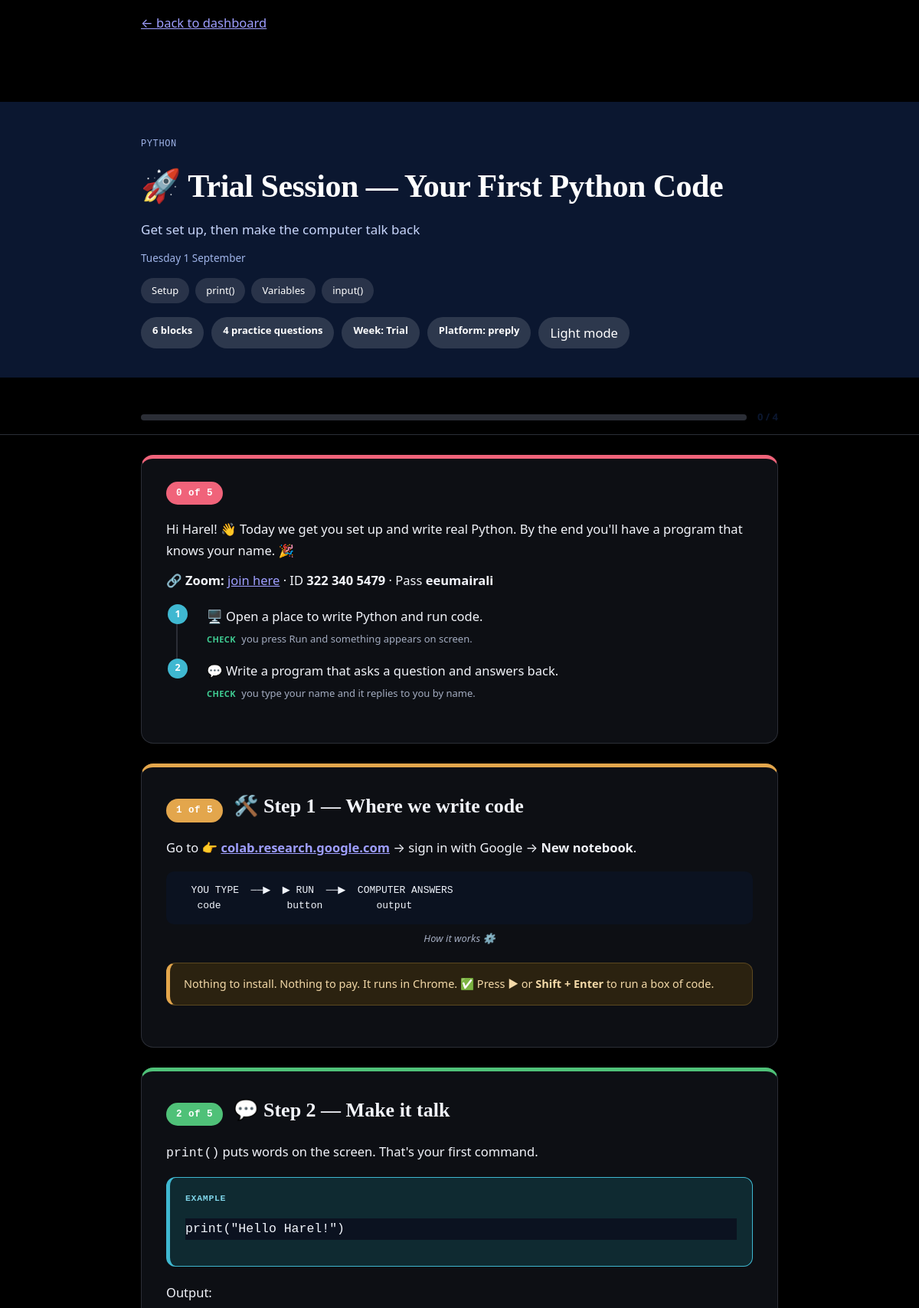
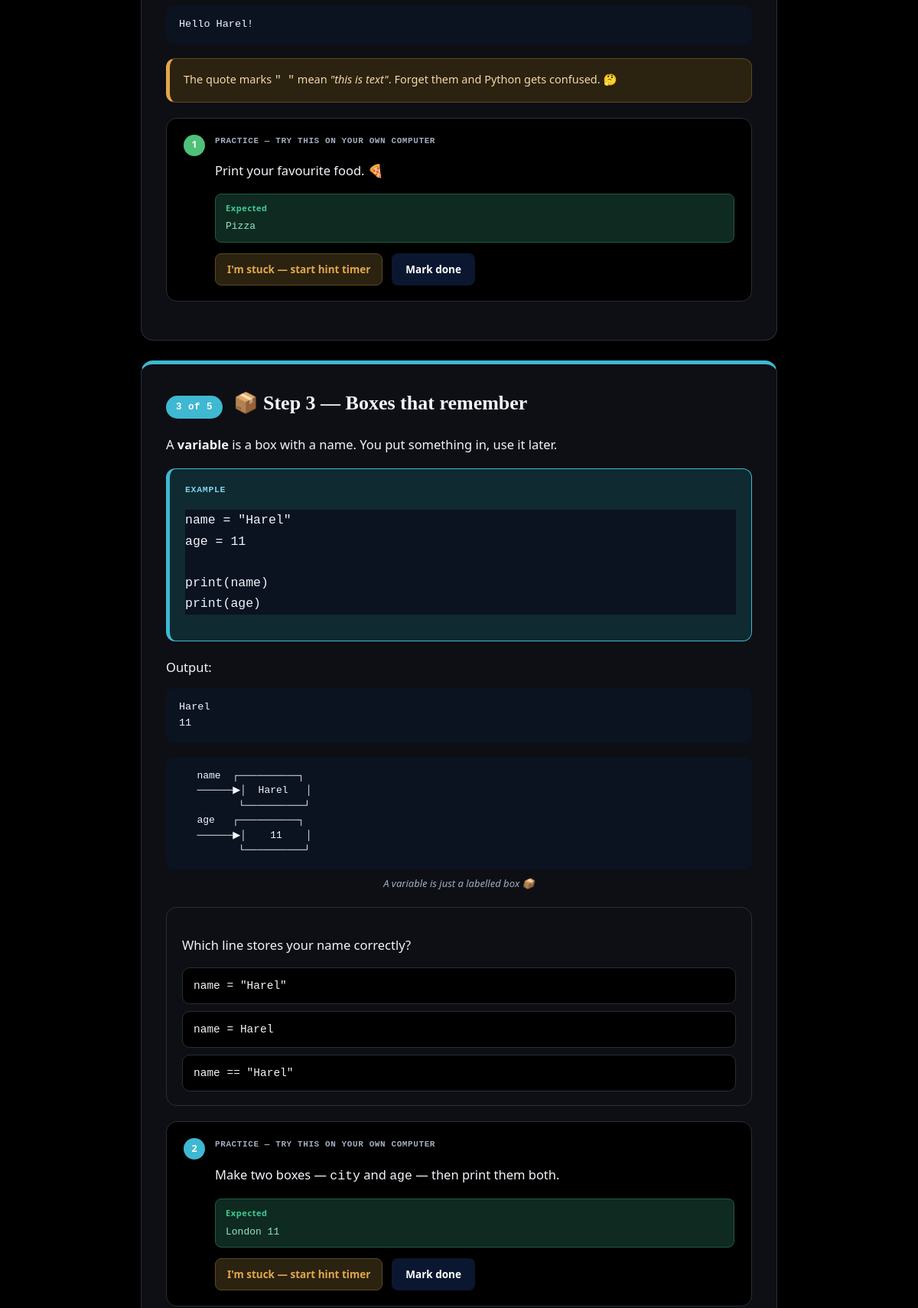
/lesson/16/ (signed in, upper part), run on the app's committed database (2 pictures, top to bottom).
### learning/models.py (models this page shows, shortened)
class Lesson(models.Model):
    course = models.ForeignKey(Course, on_delete=models.CASCADE, related_name="lessons", null=True, blank=True)
    student = models.ForeignKey(
        settings.AUTH_USER_MODEL, on_delete=models.CASCADE, related_name="personal_lessons",
        null=True, blank=True, help_text="Set for a dated document written for one student.",
    )
    date = models.DateField(null=True, blank=True, help_text="Orders this on the student's timeline.")
    order = models.PositiveIntegerField(default=1, help_text="Position in the course (shared curriculum lessons only).")
    title = models.CharField(max_length=140)
    subtitle = models.CharField(max_length=255, blank=True)
    description = models.TextField(blank=True, help_text="What the student will do this session. (Legacy field — new lessons use markdown_source.)")
    markdown_source = models.TextField(blank=True, help_text="The lesson document. See skills/FORMAT_SPEC.md.")
    meta = models.JSONField(default=dict, blank=True, help_text="Unknown front-matter keys, rendered as header pills.")
    hint_seconds_default = models.PositiveIntegerField(default=20)
    is_published = models.BooleanField(default=True, help_text="Locked (unticked) lessons are invisible to the student.")
    class Meta:
        ordering = ["-date", "order", "id"]
    @property
    def is_document(self):
        return bool(self.markdown_source)

### learning/views.py (the view, shortened to what this page needs)
# urls.py: path("lesson/<int:lesson_id>/", views.lesson_detail, name="lesson_detail"),
@login_required
def lesson_detail(request, lesson_id):
    lesson = get_accessible_lesson(request.user, lesson_id)
    if lesson.is_document:
        parsed = parse_lesson(lesson.markdown_source)
        context = _document_context(parsed, lesson=lesson, can_edit=(request.user.id == lesson.student_id))
        context["locked"] = not lesson.is_published
        return render(request, "learning/lesson_document_detail.html", context)

### learning/lesson_markdown.py (called while the page is built)
def render_markdown(text: str) -> str:
    text = text.strip("\n")
    return md.markdown(text, extensions=MD_EXTENSIONS) if text.strip() else ""

def parse_attrs(attr_str: str) -> dict:
    attrs = {}
    for m in re.finditer(r'(\w+)=("([^"]*)"|\'([^\']*)\'|(\S+))', attr_str):
        key = m.group(1)
        val = m.group(3) if m.group(3) is not None else (m.group(4) if m.group(4) is not None else m.group(5))
        attrs[key] = val
    return attrs

def parse_body(text: str, practices: list, quizzes: list, warnings: list) -> list:
    nodes = []
    for kind, name, attrs, content in split_fences(text):
        if kind == "text":
            html_out = render_markdown(content)
            if html_out.strip():
                nodes.append(Prose(html_out))
        else:
            node = build_block(name, attrs, content, practices, quizzes, warnings)
            if node is not None:
                nodes.append(node)
    return nodes

def split_keyword_sections(text: str) -> dict:
    sections: dict = {None: []}
    current = None
    for line in text.split("\n"):
        m = KEYWORD_RE.match(line.strip())
        if m:
            current = m.group(1)
            sections.setdefault(current, [])
            continue
        sections.setdefault(current, []).append(line)
    return {k: "\n".join(v) for k, v in sections.items()}

def render_inline(text: str) -> str:
    html_out = render_markdown(text)
    if html_out.startswith("<p>") and html_out.endswith("</p>"):
        html_out = html_out[3:-4]
    return html_out

def split_label_feedback(text: str) -> tuple[str, str]:
    m = DASH_SPLIT_RE.search(text)
    if not m:
        return text.strip(), ""
    return text[:m.start()].strip(), text[m.end():].strip()

def build_figure(attrs: dict, content: str) -> Figure:
    return Figure(caption=attrs.get("caption", ""), art=content.strip("\n"))

def build_push(attrs: dict, content: str) -> Push:
    return Push(title=attrs.get("title", ""), html=render_markdown(content))

def build_checklist(content: str) -> Checklist:
    items = []
    for raw in content.split("\n"):
        line = raw.strip()
        if line.startswith("- "):
            items.append(line[2:].strip())
        elif line.startswith("-"):
            items.append(line[1:].strip())
    return Checklist(items)

### templates/learning/lesson_document_detail.html (shortened to what this page needs)
{% load static %}<!doctype html>
<html lang="en">
<head>
<link rel="stylesheet" href="{% static 'css/lesson-theme.css' %}">
</head>
<body class="lesson-doc">
<div class="wrap" style="padding-top:16px">
  <a href="{% url 'dashboard' %}" class="back-to-editor">&larr; back to dashboard</a>
</div>
{% include "learning/lesson/_document_body.html" %}
</body>
</html>

### templates/learning/lesson/_document_body.html (shortened to what this page needs)
<header class="lhead">
  <div class="wrap">
    <p class="eyebrow">{% if course %}{{ course }}{% else %}Lesson{% endif %}</p>
    <h1 class="ltitle">{{ front_matter.title }}</h1>
    {% if front_matter.subtitle %}<p class="lsub">{{ front_matter.subtitle }}</p>{% endif %}
    <p class="lmeta-line">{{ front_matter.date|date:"l j F" }}</p>
    {% if topics %}
      <ul class="topics">
        {% for topic in topics %}<li>{{ topic }}</li>{% endfor %}
      </ul>
    {% endif %}
    <div class="meta">
      <span class="pill">{{ blocks|length }} block{{ blocks|length|pluralize }}</span>
      {% if practices %}<span class="pill">{{ practices|length }} practice question{{ practices|length|pluralize }}</span>{% endif %}
      {% for key, value in meta_pills %}<span class="pill">{{ key }}: {{ value }}</span>{% endfor %}
      <button type="button" data-theme-toggle class="pill theme-toggle-btn">Light mode</button>
    </div>
  </div>
</header>
{% if practices %}
<div class="bar">
  <div class="wrap">
    <div class="track"><div class="fill" id="lesson-fill"></div></div>
    <div class="count" id="lesson-count">0 / {{ practices|length }}</div>
  </div>
</div>
{% endif %}
<div class="wrap" id="lesson-root" data-lesson-id="{{ lesson_id|default:'' }}" data-can-edit="{% if can_edit %}1{% else %}0{% endif %}">
  {% for block in blocks %}
    {% include block.template_name with node=block %}
  {% endfor %}
</div>

### static/css/lesson-theme.css (style rules this page uses)
:root { --ink:#F2F4FA; --paper:#000000; --card:#0D0F14; --line:#2B2E36; --muted:#A3ACC0; --deep:#0B1730; --amber:#E3A64C; --amberbg:#2B2210; --amberline:#5C4820; --green:#3FCB92; --greenbg:#0F2A21; --greenline:#1F5B45; --code:#0B1220; --codetext:#F1F5FC; --examplelabel:#7FD4E8; --ambertext:#F3D9A8; --amberhover:#3A2E15; --greentext:#8FE8C0; --redline:#5C2430; --redbg:#301419; --redtext:#F5A3AC; --font-display:Georgia,"Times New Roman",serif; --font-body:"Segoe UI",-apple-system,BlinkMacSystemFont,Roboto,sans-serif; --font-mono:"SFMono-Regular",Consolas,"Liberation Mono",Menlo,monospace; --base-size:16.5px; --base-line:1.65; --radius:16px; --shadow:0 1px 2px rgba(0,0,0,.25),0 10px 26px -14px rgba(0,0,0,.55); --c1:#F0637A; --c1bg:#3A1620; --c2:#E3A64C; --c2bg:#332510; --c3:#4FC178; --c3bg:#132B1D; --c4:#3FB8D1; --c4bg:#0F2A31; --c5:#8B90F2; --c5bg:#211F3D; --c6:#C97AE8; --c6bg:#301F3A; --c7:#D9A93E; --c7bg:#332810; }
* { box-sizing:border-box }
html:has(body.lesson-doc) { background:var(--paper) }
.lesson-doc { background:var(--paper); color:var(--ink); font:var(--base-size)/var(--base-line) var(--font-body); min-height:100vh }
body.lesson-doc { margin:0 }
.lesson-doc code, .lesson-doc .mono { font-family:var(--font-mono) }
.lesson-doc .wrap { max-width:880px;margin:0 auto;padding:0 24px 90px }
.lesson-doc header.lhead { background:var(--deep);color:#fff;padding:46px 0 38px;margin-bottom:30px }
.lesson-doc header.lhead .wrap { padding-bottom:0 }
.lesson-doc .eyebrow { color:#9FB4E8;font-family:var(--font-mono);font-size:12px; letter-spacing:.6px;text-transform:uppercase;margin:0 0 10px }
.lesson-doc h1.ltitle { font-family:var(--font-display);font-size:clamp(28px,5vw,42px); margin:0 0 8px;letter-spacing:-.5px;font-weight:700 }
.lesson-doc .lsub { color:#C7D5FA;font-size:17px;margin:0 0 12px }
.lesson-doc .lmeta-line { color:#9FB4E8;font-size:13.5px;margin:0 0 14px }
.lesson-doc ul.topics { list-style:none;display:flex;flex-wrap:wrap;gap:8px;margin:0 0 18px;padding:0 }
.lesson-doc ul.topics li { background:rgba(255,255,255,.12);border-radius:999px;padding:6px 14px;font-size:13px }
.lesson-doc .meta { display:flex;flex-wrap:wrap;gap:10px }
.lesson-doc .pill { background:rgba(255,255,255,.14);border-radius:999px;padding:7px 15px;font-size:13px;font-weight:600 }
.lesson-doc .theme-toggle-btn { cursor:pointer;border:none;font:inherit }
.lesson-doc .bar { position:sticky;top:0;z-index:20;background:color-mix(in srgb, var(--paper) 92%, transparent); -webkit-backdrop-filter:blur(8px);backdrop-filter:blur(8px);border-bottom:1px solid var(--line);padding:11px 0;margin-bottom:26px }
.lesson-doc .bar .wrap { padding-bottom:0;display:flex;align-items:center;gap:14px }
.lesson-doc .track { flex:1;height:8px;background:var(--line);border-radius:99px;overflow:hidden }
.lesson-doc .count { font-size:13px;font-weight:700;color:var(--deep);white-space:nowrap }
.lesson-doc .prose p { margin:0 0 12px }
.lesson-doc .prose pre { background:var(--code);color:var(--codetext);border-radius:10px;padding:15px 17px; overflow-x:auto;font-size:13.5px;line-height:1.55 }
.lesson-doc .prose pre code,.lesson-doc .example-body pre code,.lesson-doc .hint pre code { color:inherit;background:none }
.lesson-doc .example-body pre { background:var(--code);color:var(--codetext) }
.lesson-doc .tip p { margin:0 0 8px }
.lesson-doc .tip p:last-child { margin-bottom:0 }
.lesson-doc .code-block pre { padding-right:76px }
.lesson-doc button { font:inherit;cursor:pointer;border-radius:8px;border:1px solid transparent }
.lesson-doc .back-to-editor { margin:0 0 20px }

### data on the page
Lesson: title "🚀 Trial Session — Your First Python Code", subtitle "Get set up, then make the computer talk back"

### other printed values
{{ course }} "PYTHON"
{{ front_matter.date|date:"l j F" }} "Tuesday 1 September"
{{ topic }} "Setup" "print()" "Variables" "input()"
{{ blocks|length }} "6"
{{ practices|length }} "4"
{{ key }} "Week" "Platform"
{{ value }} "Trial" "preply"
{{ node.index }} "0" "1" "2" "3"
{{ node.total }} "5" "5" "5" "5"
{{ node.html|safe }} "Hi Harel! 👋 Today we get you set up and write real Python. By the end you'll have a program that knows your name. 🎉 🔗 Zoom: join here · ID 322 340 5479 · Pass eeumairali" "Go to 👉 colab.research.google.com → sign in with Google → New notebook ." "print() puts words on the screen. That's your first command." "Output: Hello Harel!" "A variable is a box with a name. You put something in, use it later." "Output: Harel 11"
{{ item.html|safe }} "🖥️ Open a place to write Python and run code." "💬 Write a program that asks a question and answers back."
{{ item.check }} "you press Run and something appears on screen." "you type your name and it replies to you by name."
{{ node.title }} "🛠️ Step 1 — Where we write code" "💬 Step 2 — Make it talk" "📦 Step 3 — Boxes that remember"
{{ node.art }} "YOU TYPE ──▶ ▶ RUN ──▶ COMPUTER ANSWERS code button output" "name ┌──────────┐ ──────▶│ Harel │ └──────────┘ age ┌──────────┐ ──────▶│ 11 │ └──────────┘"
{{ node.caption }} "How it works ⚙️" "A variable is just a labelled box 📦"
